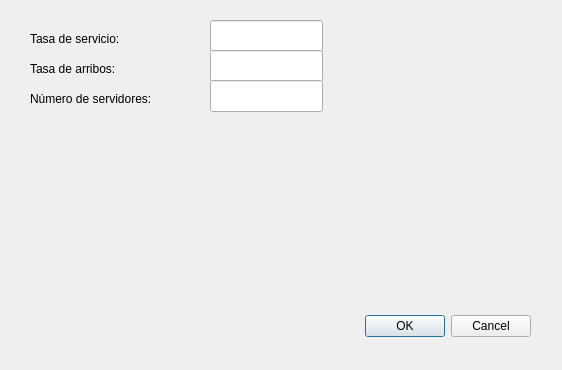
<?xml version="1.0" encoding="UTF-8"?>
<ui version="4.0">
 <class>Dialog</class>
 <widget class="QDialog" name="Dialog">
  <property name="geometry">
   <rect>
    <x>0</x>
    <y>0</y>
    <width>562</width>
    <height>370</height>
   </rect>
  </property>
  <property name="windowTitle">
   <string>Simulador de colas</string>
  </property>
  <widget class="QDialogButtonBox" name="buttonBox">
   <property name="geometry">
    <rect>
     <x>190</x>
     <y>310</y>
     <width>341</width>
     <height>32</height>
    </rect>
   </property>
   <property name="orientation">
    <enum>Qt::Horizontal</enum>
   </property>
   <property name="standardButtons">
    <set>QDialogButtonBox::Cancel|QDialogButtonBox::Ok</set>
   </property>
  </widget>
  <widget class="QLabel" name="label">
   <property name="geometry">
    <rect>
     <x>30</x>
     <y>30</y>
     <width>141</width>
     <height>18</height>
    </rect>
   </property>
   <property name="text">
    <string>Tasa de servicio:</string>
   </property>
  </widget>
  <widget class="QLabel" name="label_2">
   <property name="geometry">
    <rect>
     <x>30</x>
     <y>60</y>
     <width>141</width>
     <height>18</height>
    </rect>
   </property>
   <property name="text">
    <string>Tasa de arribos:</string>
   </property>
  </widget>
  <widget class="QLabel" name="label_3">
   <property name="geometry">
    <rect>
     <x>30</x>
     <y>90</y>
     <width>141</width>
     <height>18</height>
    </rect>
   </property>
   <property name="text">
    <string>Número de servidores:</string>
   </property>
  </widget>
  <widget class="QLineEdit" name="lineEdit">
   <property name="geometry">
    <rect>
     <x>210</x>
     <y>20</y>
     <width>113</width>
     <height>32</height>
    </rect>
   </property>
  </widget>
  <widget class="QLineEdit" name="lineEdit_2">
   <property name="geometry">
    <rect>
     <x>210</x>
     <y>50</y>
     <width>113</width>
     <height>32</height>
    </rect>
   </property>
  </widget>
  <widget class="QLineEdit" name="lineEdit_3">
   <property name="geometry">
    <rect>
     <x>210</x>
     <y>80</y>
     <width>113</width>
     <height>32</height>
    </rect>
   </property>
  </widget>
 </widget>
 <resources/>
 <connections>
  <connection>
   <sender>buttonBox</sender>
   <signal>accepted()</signal>
   <receiver>Dialog</receiver>
   <slot>accept()</slot>
   <hints>
    <hint type="sourcelabel">
     <x>248</x>
     <y>254</y>
    </hint>
    <hint type="destinationlabel">
     <x>157</x>
     <y>274</y>
    </hint>
   </hints>
  </connection>
  <connection>
   <sender>buttonBox</sender>
   <signal>rejected()</signal>
   <receiver>Dialog</receiver>
   <slot>reject()</slot>
   <hints>
    <hint type="sourcelabel">
     <x>316</x>
     <y>260</y>
    </hint>
    <hint type="destinationlabel">
     <x>286</x>
     <y>274</y>
    </hint>
   </hints>
  </connection>
 </connections>
</ui>
